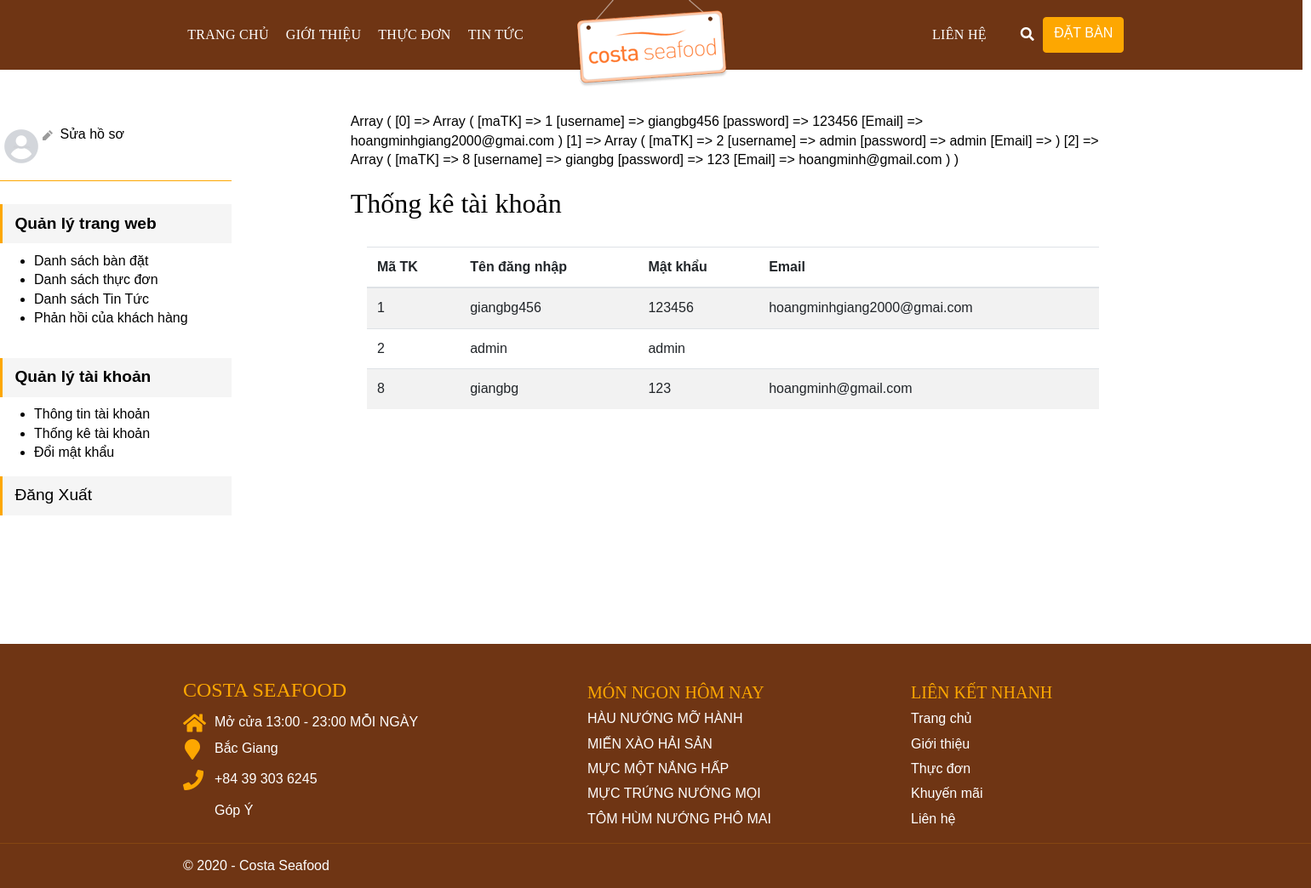
The page /admin.php?id_page=thongketk on the database its author committed.
### tables this page shows
CREATE TABLE IF NOT EXISTS `mvc_user` (
`maTK` int(11) NOT NULL,
  `username` varchar(255) NOT NULL,
  `password` varchar(255) NOT NULL,
  `Email` varchar(255) NOT NULL
);

### php/lib_db.php (called while the page is built, shortened)
<?php
global $link;
function select_list($sql){
	return exec_select($sql);
}
function exec_select($sql){
	global $link;
	$ret = isset($ret) ? $ret : array();
	$res = $link->query($sql);
	$err = mysqli_error($link);
	if ($res ){
		while( $row = $res->fetch_array(MYSQLI_ASSOC) )
		{
			$ret[]= $row ;
		}
	}
	return $ret;
}

### thongke.php (the view)
 <?php
     $sql = "select * from mvc_user ";
     $datas = select_list($sql);
    print_r($datas)
?>
   <div class="right-content-top-title">
        <h2>Thống kê tài khoản</h2>
    </div>
    <div class="right-content-main">
        <table class="table table-striped">
            <thead>
                <tr>
                    <th scope="col">Mã TK</th>
                    <th scope="col">Tên đăng nhập</th>
                    <th scope="col">Mật khẩu</th>
                    <th scope="col">Email</th>
                </tr>
            </thead>
            <tbody>
                <?php foreach($datas as $data){?>
                    <tr>
                    <td><?php echo $data['maTK'];  ?></td>
                    <td><?php echo $data['username'];  ?></td>
                    <td><?php echo $data['password'];  ?></td>
                    <td><?php echo $data['Email'];  ?></td>
                    </tr>
                    <?php }?>
            </tbody>
        </table>
     </div>

### css/a.css (style rules this page uses)
body { font-family: Muli; font-size: 16px; line-height: 1.4; font-weight: 400; color: #000; word-wrap: break-word; margin: 0; padding: 0; display: block; }
h2 { font-family: NotoSansJP; font-weight: 500; line-height: 1.2; margin: 0; }

### css/admin.css (style rules this page uses)
.right-content-main { position: relative; display: block; background-color: #fff; text-decoration: none; overflow: hidden; padding: 2rem 1.2rem; margin-bottom: 1.2rem; min-height: 30rem; }
.right-content-top-title { padding-top: 20px; }

### css/slide-anh.css (style rules this page uses)
* { box-sizing: border-box }
body { font-family: Verdana, sans-serif; margin:0 }

### rows shown on the page
mvc_user: maTK "1", username "giangbg456", password "123456", Email "hoangminhgiang2000@gmai.com"
mvc_user: maTK "2", username "admin", password "admin"
mvc_user: maTK "8", username "giangbg", password "123", Email "hoangminh@gmail.com"
